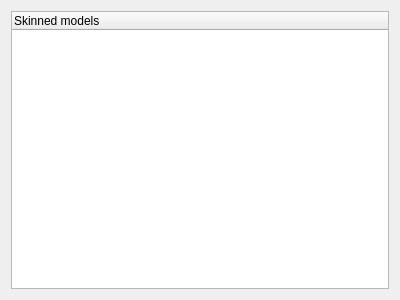
<?xml version="1.0" encoding="UTF-8"?>
<ui version="4.0">
 <class>SkinnedModelManager</class>
 <widget class="QWidget" name="SkinnedModelManager">
  <property name="geometry">
   <rect>
    <x>0</x>
    <y>0</y>
    <width>400</width>
    <height>300</height>
   </rect>
  </property>
  <property name="windowTitle">
   <string>Form</string>
  </property>
  <layout class="QGridLayout" name="gridLayout">
   <item row="0" column="0">
    <widget class="ResourceTreeWidget" name="treeWidget">
     <property name="contextMenuPolicy">
      <enum>Qt::CustomContextMenu</enum>
     </property>
     <column>
      <property name="text">
       <string notr="true">Skinned models</string>
      </property>
     </column>
    </widget>
   </item>
  </layout>
 </widget>
 <customwidgets>
  <customwidget>
   <class>ResourceTreeWidget</class>
   <extends>QTreeWidget</extends>
   <header>resourcetreewidget.h</header>
  </customwidget>
 </customwidgets>
 <resources/>
 <connections/>
</ui>
